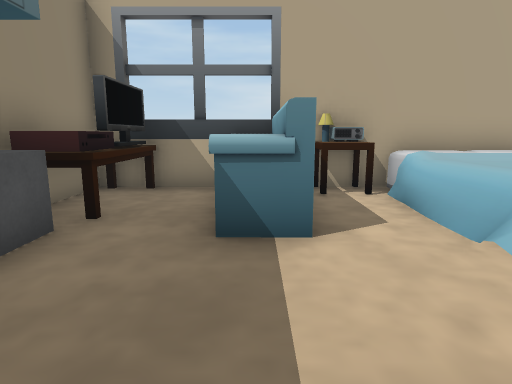
View 1 (above)

12 first-person views from a walk through a scene from a Unity 3-D project. The camera is 1.2 m above the floor, tilts 10° down and sees 75° across. The floor is counted in squares, 1 m on a side. Each view is taken from the middle of a square. On the plan, view 1 faces up. The plan holds only what a view shows up to about 14 squares ahead; the rest is blank.

View 2
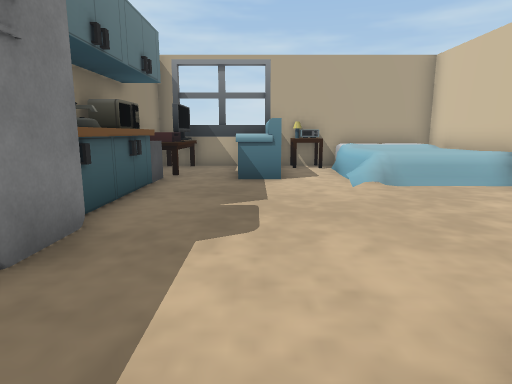

View 3
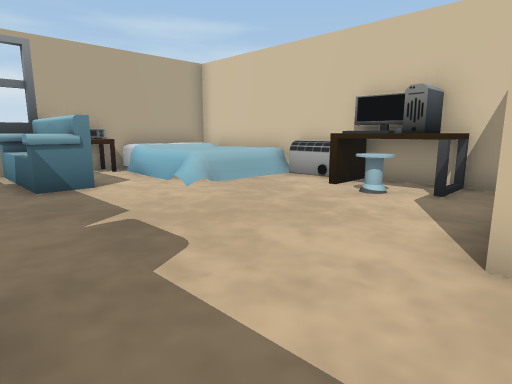

View 4
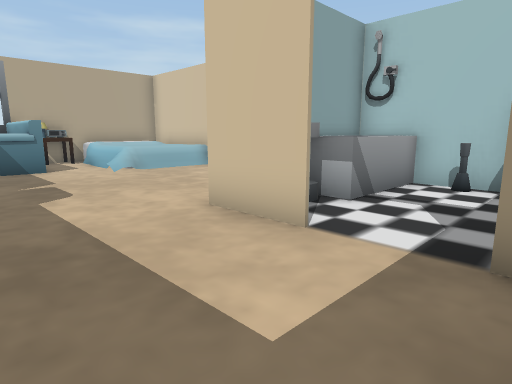

View 5
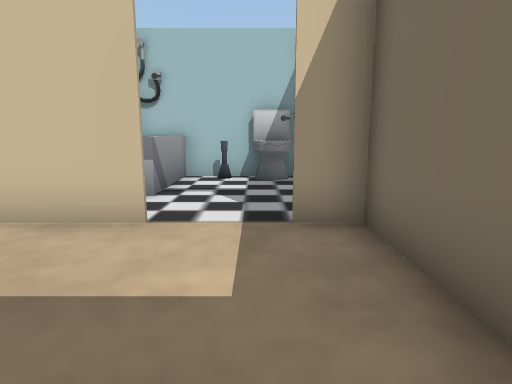

View 6
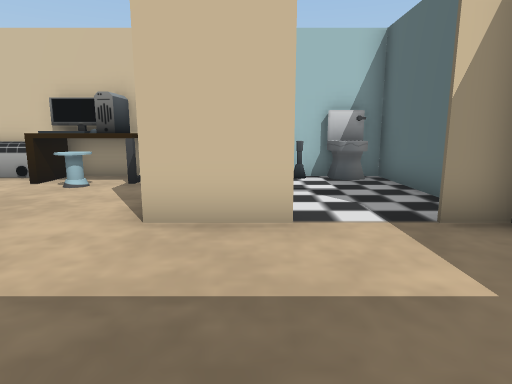

View 7
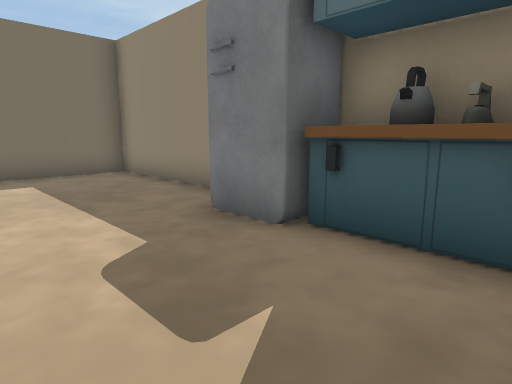

View 8
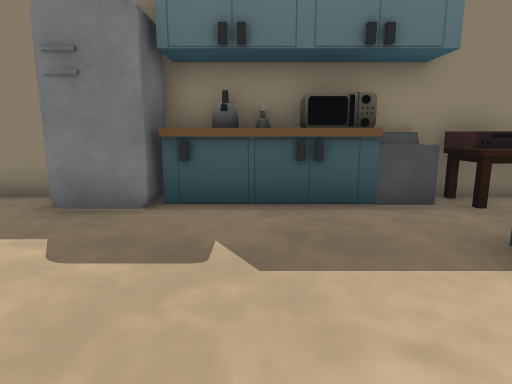

View 9
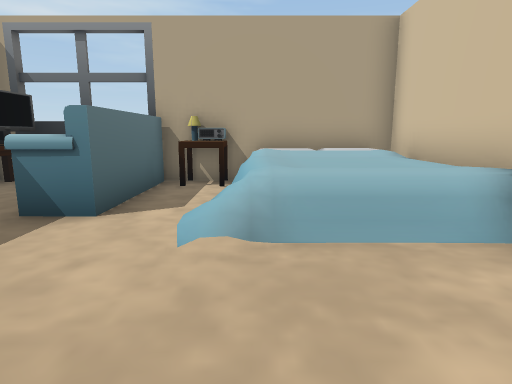

View 10
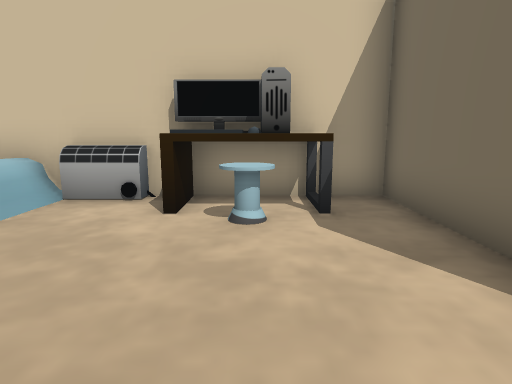

View 11
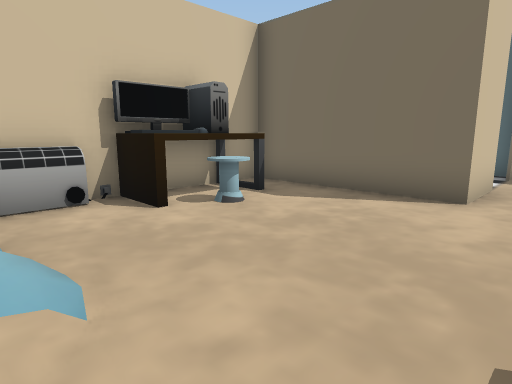

View 12
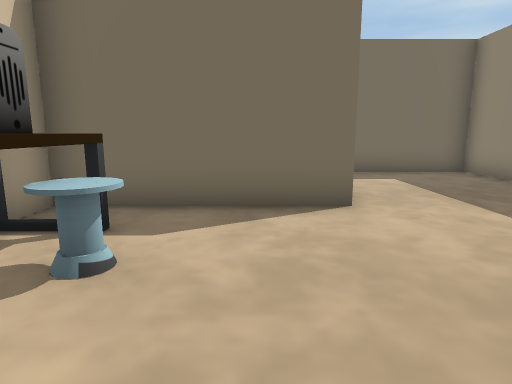

### Floor plan
Points are (right, up) in squares from view 1. A wall is a line through its corners. A room is listed if a view was taken in it or the views show most of it. See-through windows are left out.
Room 1 (views 1, 2, 3, 4, 5, 6, 7, 8, 9, 10, 11, 12)
walls: (1.4, -5.6) (1.4, -3.4); (-3.5, -3) (-3.5, -8.5) (6.4, -8.5) (6.4, 2.6); (1.4, -8.5) (1.4, -7.5); (6.5, 7.5) (-3.5, 7.5) (-3.5, -0.9)
low walls: (-2.3, 7.4) (-2.3, 4.5)
objects: fridge (-3, -2) to (-2, -1); kettle (-3, 0) to (-3, 1); other object (-3, 2) to (-3, 3); other object (-3, 4); TV (-3, 6) to (-2, 7); sofa (0, 4) to (1, 7); table (1, 7) to (2, 7); sink (2, -4) to (3, -4); other object (3, -5) to (6, -4); bed (3, 3) to (6, 7); other object (4, -1); toilet (5, -8) to (6, -7); desk (5, -2) to (6, 0); toilet (6, -6); radiator (6, 1) to (6, 2)

Where each view was taken, in squares from view 1:
view 1: 0 up, 0 right, facing up
view 2: 5 down, 0 right, facing up
view 3: 4 down, 2 left, facing up-right
view 4: 8 down, 2 left, facing up-right
view 5: 7 down, 3 left, facing right
view 6: 5 down, 3 left, facing right
view 7: 2 up, 1 right, facing down-left
view 8: 1 up, 3 right, facing left
view 9: 1 down, 3 right, facing up
view 10: 1 down, 0 right, facing right
view 11: 3 up, 0 right, facing down-right
view 12: 2 up, 3 right, facing down
